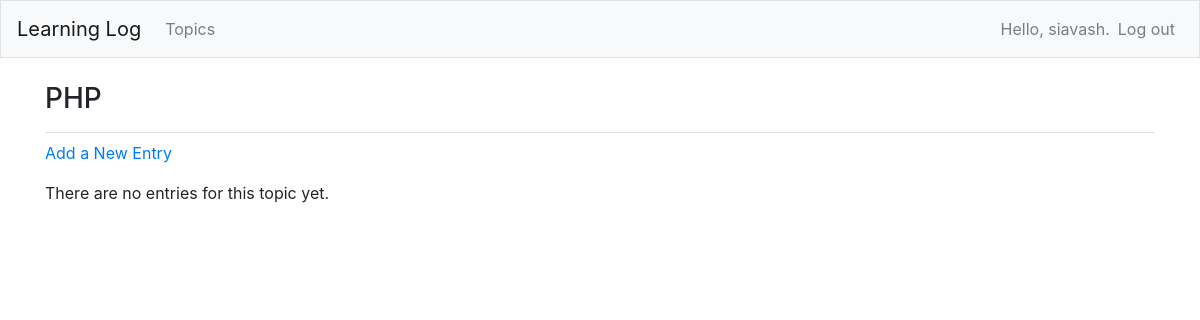
The app's page /topics/2 (signed in), older data.
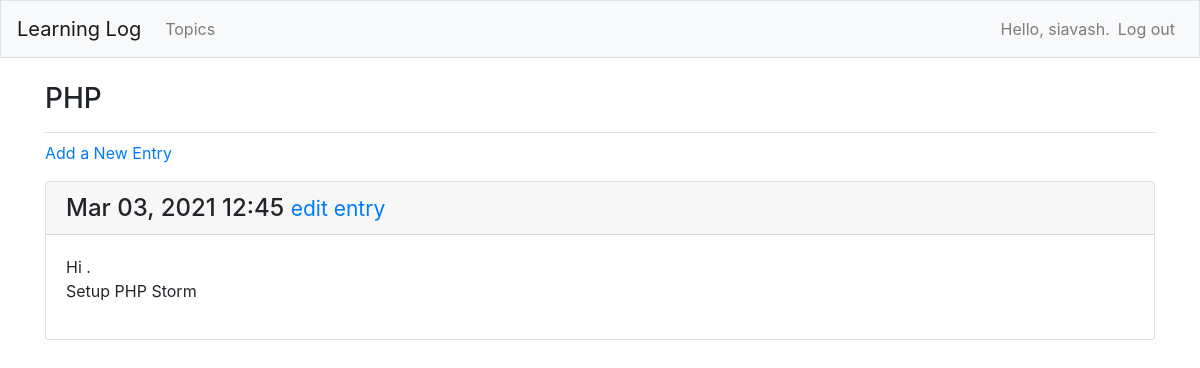
The same page, newer data.
### learning_logs/models.py (models this page shows, shortened)
class Entry(models.Model):
    topic = models.ForeignKey(Topic, on_delete=models.CASCADE)
    text = models.TextField()
    date_added = models.DateTimeField(auto_now_add=True)
    class Meta:
        verbose_name_plural = 'entries'

### learning_logs/views.py (the view)
# urls.py: path('topics/<int:topic_id>', views.topic, name='topic'),
@ login_required
def topic(request, topic_id):
    topic = Topic.objects.get(id=topic_id)
    if topic.owner != request.user:
        raise Http404
    entries = topic.entry_set.order_by('-date_added')
    context = {
        'topic': topic,
        'entries': entries,
    }
    return render(request, 'topic.html', context)

### learning_logs/models.py (called while the page is built)
    def __str__(self):
        return self.text

### learning_logs/templates/topic.html
{% extends 'base.html' %}
{% block page_header %}
    <h3>{{ topic }}</h3>
{% endblock page_header %}
{% block content %}
    <p>
        <a href="{% url 'learning_logs:new_entry' topic.id %}" > Add a New Entry </a>
    </p>
    {% for entry in entries %}
        <div class="card mb-3">
            <h4 class="card-header">
                {{ entry.date_added|date:'M d, Y H:i' }}
                <small>
                    <a href="{% url 'learning_logs:edit_entry' entry.id %}">edit entry</a>
                </small>
            </h4>
            <div class="card-body">
                {{ entry.text|linebreaks }}
            </div>
        </div>
    {% empty %}
        <p>There are no entries for this topic yet.</p>
    {% endfor %}
{% endblock content %}

Row changes from the older to the newer data that the page shows:
added Entry: date_added "Mar 03, 2021 12:45", text "Hi . Setup PHP Storm"
Text that changed along with them:
text no longer shown: "There are no entries for this topic yet."
